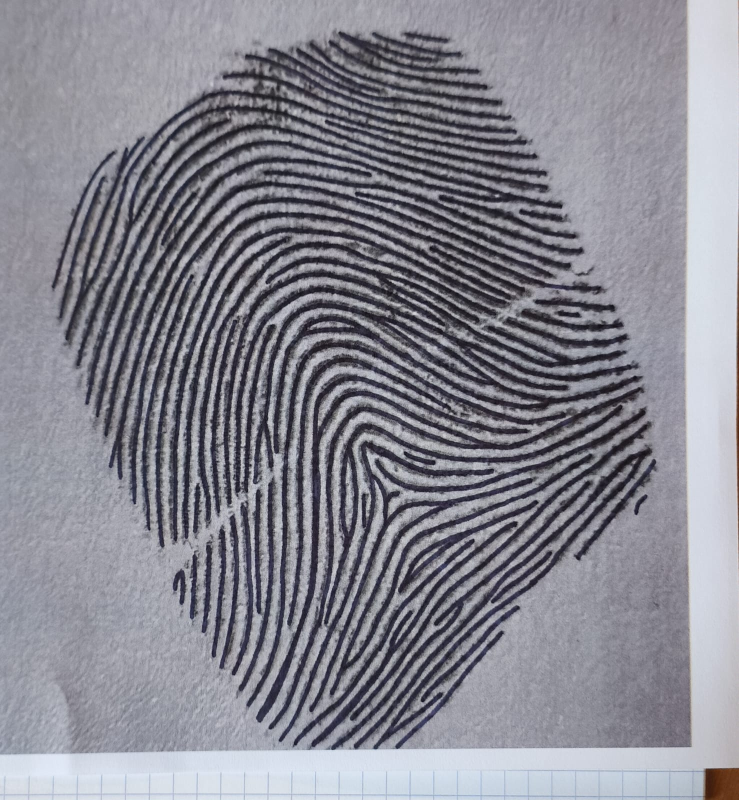
#> input picture Transformations_2/input/Syria1.jpeg, 1478 x 1600 px (shown at 1/2 size)
$ python -i masque.py   (imports and definitions only)
#> lines starting #> are read from the running program, lines starting #| are printed output that depends on the picture; after the words box and inside, x2 and y2 are one past the last pixel; in counts of white or black regions, pixels touching at a corner belong together
img = "Transformations_2\\input\empreinte_overlined_tournee.jpeg"


import numpy  as np
import cv2
import matplotlib.pyplot as plt

FICHIER_OUT = "Transformations_2\\tests"

# [28 lines left out: functions niv_de_gris, normalise_fun, not called in this run]


#. isolement empreinte (pas dans article mais bug sur orientation sinon)

"""
on veut creer un masque binaire pour isoler empreintre :
0= masque
255= empreinte
"""
def masque_fun(img_grise):
    flou = cv2.GaussianBlur(img_grise, (0,0), 3.0)
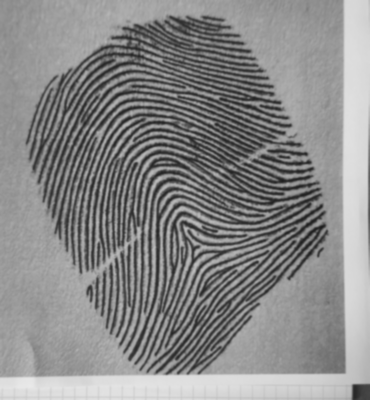
#> flou: shape (1600, 1478) (shown at 1/4 size); min 27, max 233, mean 136.5
    _, mask = cv2.threshold(flou, 0, 255, cv2.THRESH_BINARY+cv2.THRESH_OTSU) #treshold avec valeur optimal deduite par l'algo renvoi val , masque
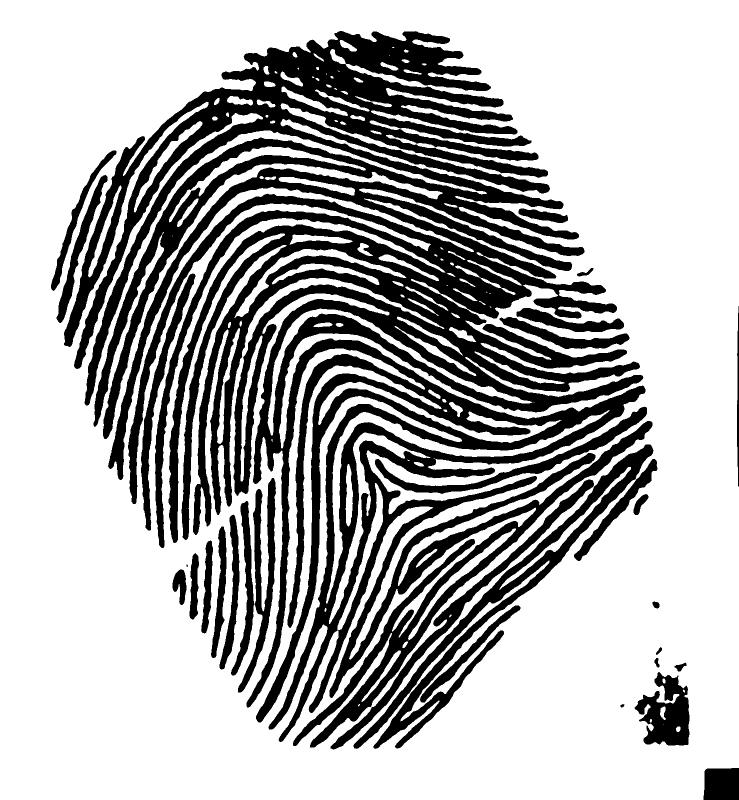
#> mask: shape (1600, 1478) (shown at 1/2 size); 69.2% white; 30 black regions (1 under 20 px), largest, box (x1, y1, x2, y2) and area: (128, 62, 1305, 1495) 595044, (707, 889, 1307, 1498) 33168, (661, 959, 1188, 1499) 12039
    #on veut le masque en blanc ?
    if np.sum(mask==255) > np.sum(mask==0): #si + de noir que de blanc
        mask = 255 - mask #on inv
    k = cv2.getStructuringElement(cv2.MORPH_ELLIPSE, (40,40))  #COMMENT :⚠️si trop aggressif baissé ou augmenter la taille (memo 15 ok la plupart du temps)
    mask =cv2.morphologyEx(mask, cv2.MORPH_CLOSE, k) #enleve petits trous
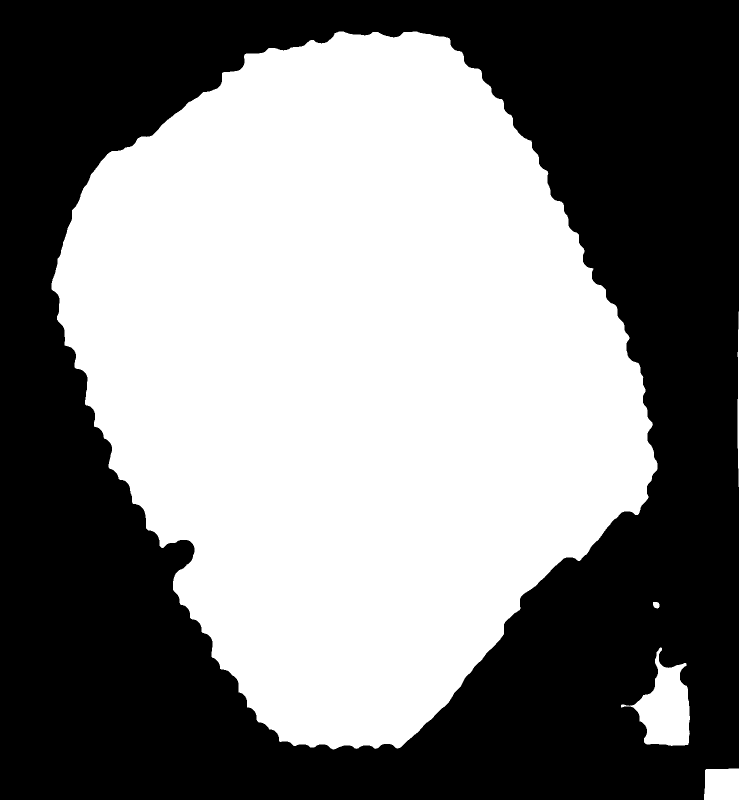
#> mask: shape (1600, 1478) (shown at 1/2 size); 50.4% white; 1 black region, box (x1, y1, x2, y2) and area: (0, 0, 1478, 1600) 1172787
    mask = cv2.morphologyEx(mask, cv2.MORPH_OPEN,  k) #supprime petits points
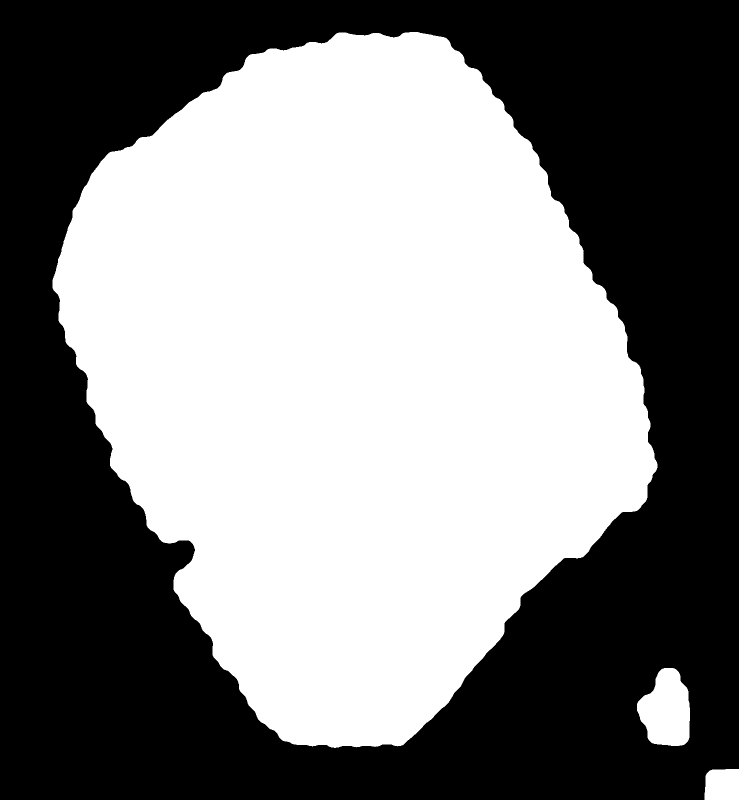
#> mask: shape (1600, 1478) (shown at 1/2 size); 50.2% white; 1 black region, box (x1, y1, x2, y2) and area: (0, 0, 1478, 1600) 1177056


    #PARTIE TROUVER DANS UN ARTICLE, marche mais jsp comment
    num,lbl,stats,_ = cv2.connectedComponentsWithStats((mask>0).astype(np.uint8), 8)
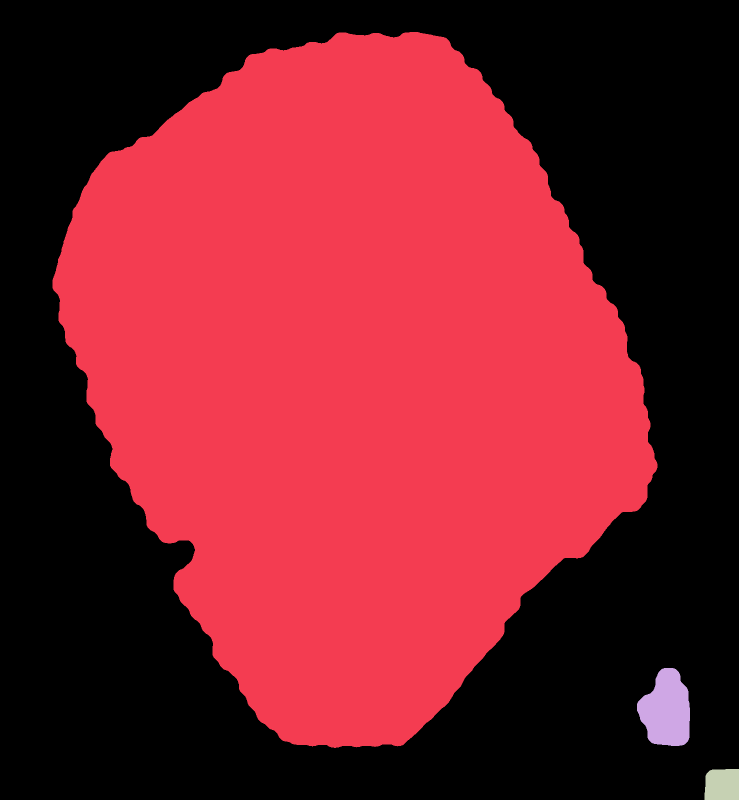
#> lbl: shape (1600, 1478) int32 (shown at 1/2 size); 4 distinct labels, from 0 to 3; one colour per label, 0 black
#> num = 4; stats = [[0, 0, 1478, 1600, 1177056], [105, 64, 1210, 1432, 1171489], [1274, 1336, 106, 156, 12162], [1409, 1538, 69, 62, 4093]]
    if num > 1:
        largest = 1+np.argmax(stats[1:, cv2.CC_STAT_AREA])
#> largest = 1
        mask = (lbl==largest).astype(np.uint8)*255
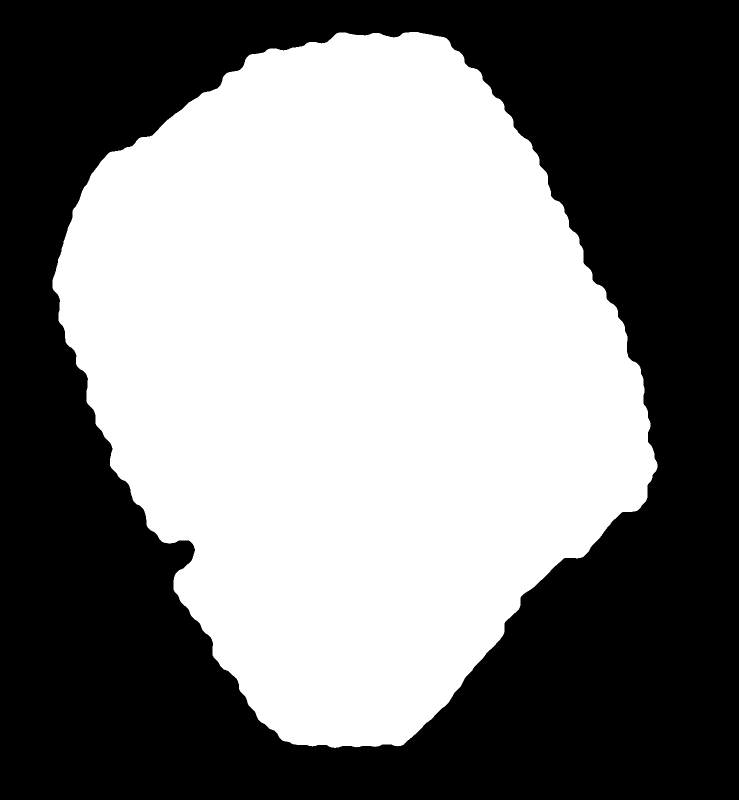
#> mask: shape (1600, 1478) (shown at 1/2 size); 49.5% white; 1 white region, box (x1, y1, x2, y2) and area: (105, 64, 1315, 1496) 1171489


    mask = cv2.erode(mask, cv2.getStructuringElement(cv2.MORPH_ELLIPSE,(5,5)), 1) #lisse le tour
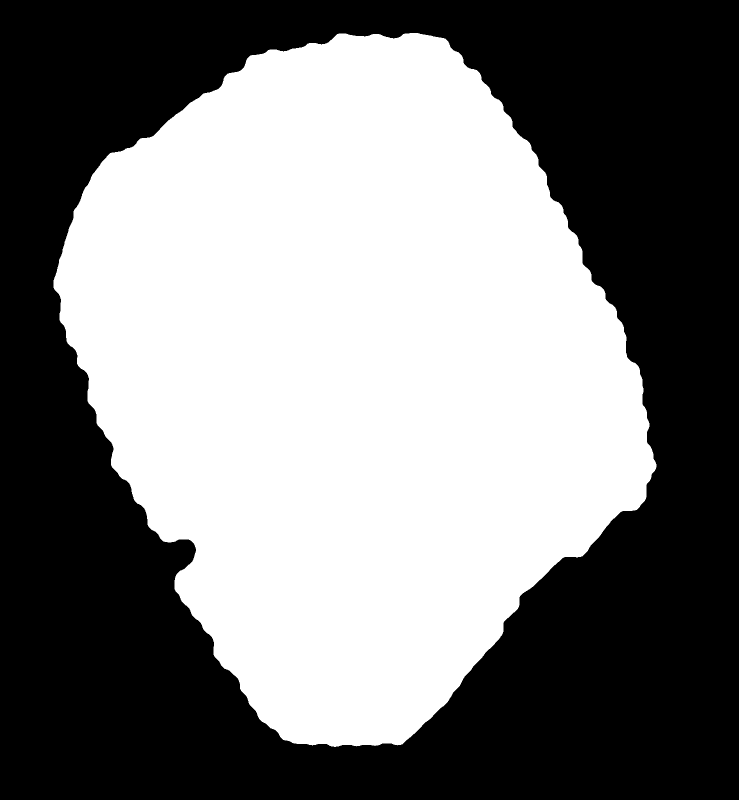
#> mask: shape (1600, 1478) (shown at 1/2 size); 49.2% white; 1 white region, box (x1, y1, x2, y2) and area: (107, 66, 1313, 1494) 1162524
    return mask

# [6 lines left out: function main, not called in this run]

>>> import cv2
>>> picture = cv2.imread('input/Syria1.jpeg', cv2.IMREAD_GRAYSCALE)
>>> result = masque_fun(picture)

$ run again, on Transformations_2/input/Syria2.jpeg
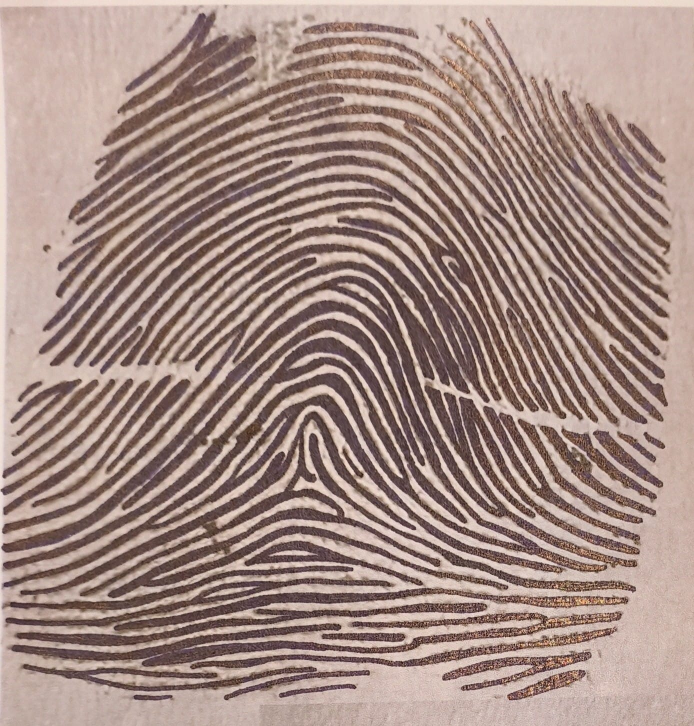
#> input picture Transformations_2/input/Syria2.jpeg, 1388 x 1452 px (shown at 1/2 size)
#> in masque_fun, `_, mask = cv2.threshold(flou, 0, 255, cv2.THRESH_BINARY+cv2.THRESH_OTS..`:
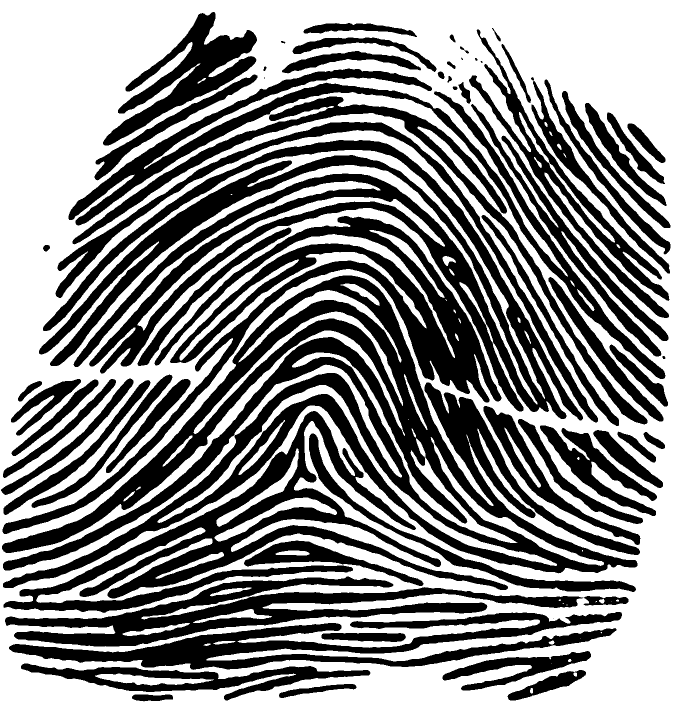
#> mask: shape (1452, 1388) (shown at 1/2 size); 56.2% white; 67 black regions (4 under 20 px), largest, box (x1, y1, x2, y2) and area: (4, 551, 1280, 1176) 173053, (78, 280, 1166, 841) 119755, (5, 432, 1003, 1068) 70756
#> lbl: shape (1452, 1388) int32; values 0 (black) and 1 (white), 74.9% white; 1 black region, box (x1, y1, x2, y2) and area: (0, 0, 1388, 1452) 505018
#> num = 2; stats = [[0, 0, 1388, 1452, 505018], [0, 31, 1339, 1372, 1510358]]
#> largest = 1
#> in masque_fun, `mask = cv2.erode(mask, cv2.getStructuringElement(cv2.MORPH_ELLIPSE,(5,..`:
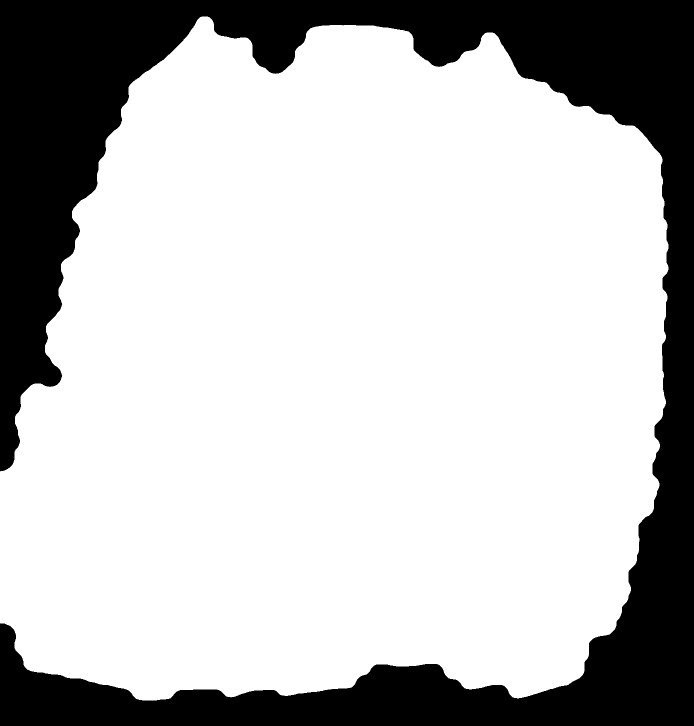
#> mask: shape (1452, 1388) (shown at 1/2 size); 74.4% white; 1 black region, box (x1, y1, x2, y2) and area: (0, 0, 1388, 1452) 515063

$ run again, on Transformations_2/input/empreinte_overlined.jpeg
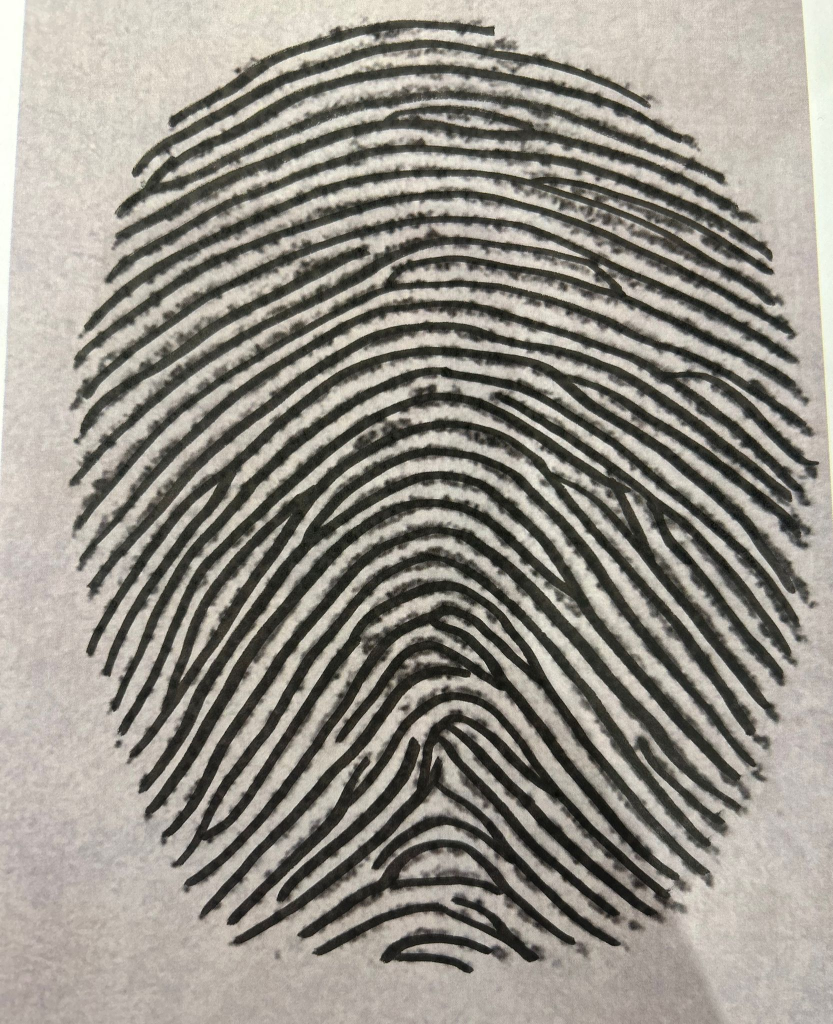
#> input picture Transformations_2/input/empreinte_overlined.jpeg, 1666 x 2048 px (shown at 1/2 size)
#> in masque_fun, `_, mask = cv2.threshold(flou, 0, 255, cv2.THRESH_BINARY+cv2.THRESH_OTS..`:
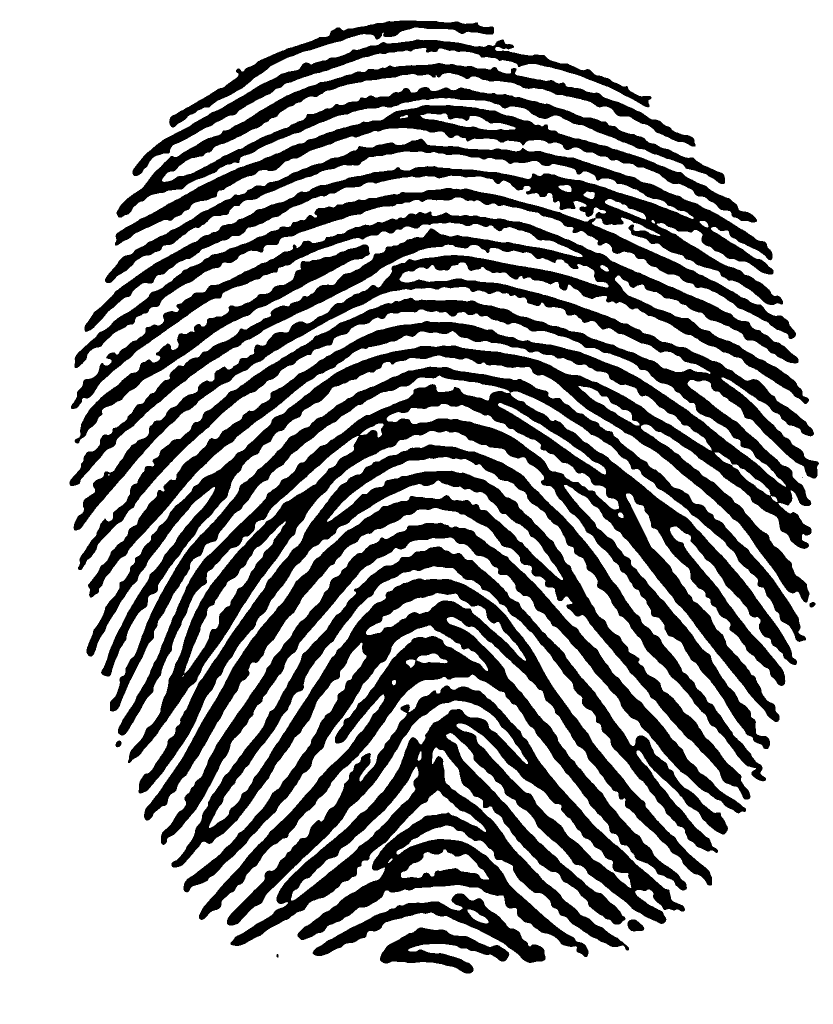
#> mask: shape (2048, 1666) (shown at 1/2 size); 64.1% white; 19 black regions (1 under 20 px), largest, box (x1, y1, x2, y2) and area: (139, 423, 1638, 1353) 283236, (220, 733, 1612, 1526) 189668, (343, 1093, 1456, 1840) 165081
#> lbl: shape (2048, 1666) int32; values 0 (black) and 1 (white), 65.9% white; 2 black regions, box (x1, y1, x2, y2) and area: (0, 0, 1666, 2048) 1160688, (203, 809, 257, 857) 1925
#> num = 2; stats = [[0, 0, 1666, 2048, 1162613], [151, 43, 1485, 1899, 2249355]]
#> largest = 1
#> in masque_fun, `mask = cv2.erode(mask, cv2.getStructuringElement(cv2.MORPH_ELLIPSE,(5,..`:
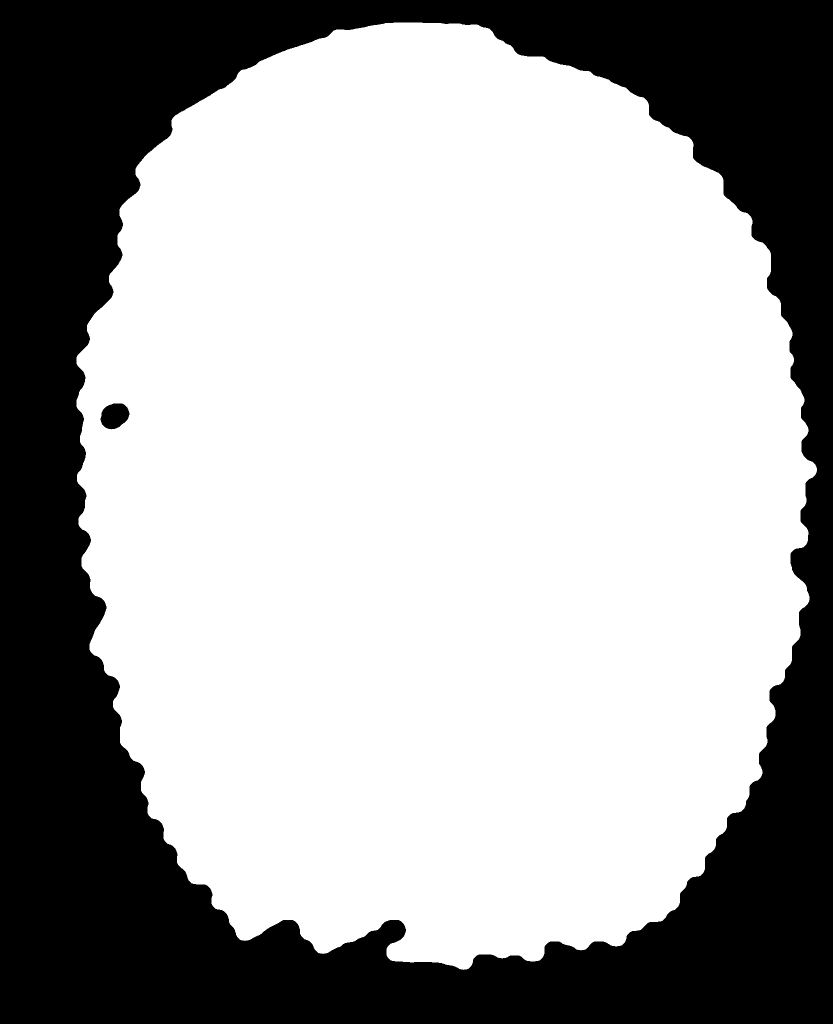
#> mask: shape (2048, 1666) (shown at 1/2 size); 65.5% white; 2 black regions, box (x1, y1, x2, y2) and area: (0, 0, 1666, 2048) 1173484, (201, 807, 259, 859) 2265
